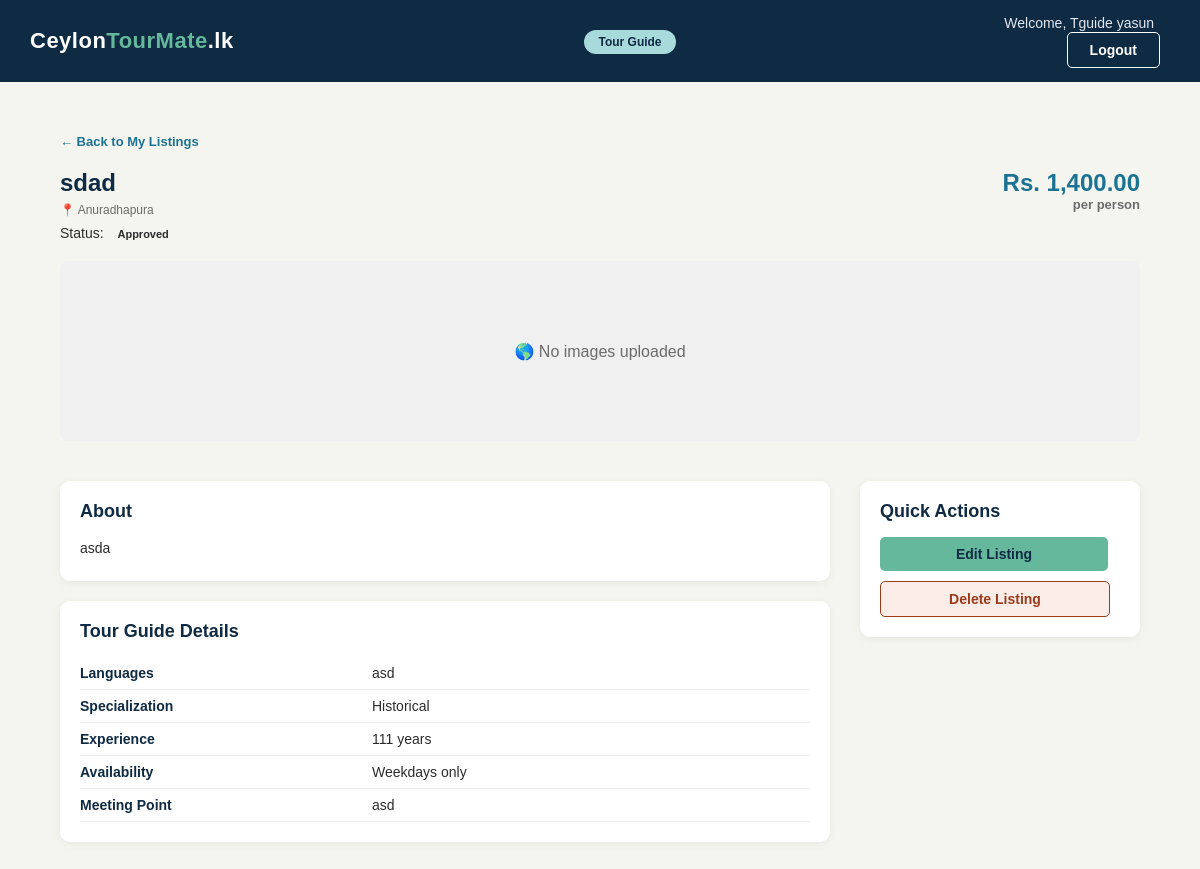
The page /tourguideviewlisting.php?id=3 (signed in) on the database its author committed.
### tables this page shows
CREATE TABLE `tourguide_listings` (
  `id` int(11) NOT NULL,
  `listing_id` int(11) DEFAULT NULL,
  `languages` varchar(255) DEFAULT NULL,
  `specialization` varchar(255) DEFAULT NULL,
  `experience_years` int(11) DEFAULT NULL,
  `availability` varchar(255) DEFAULT NULL
);

CREATE TABLE `listings` (
  `id` int(11) NOT NULL,
  `user_id` int(11) DEFAULT NULL,
  `title` varchar(255) DEFAULT NULL,
  `description` text DEFAULT NULL,
  `location` varchar(255) DEFAULT NULL,
  `city` varchar(100) DEFAULT NULL,
  `price` decimal(10,2) DEFAULT NULL,
  `status` enum('pending','approved','rejected') DEFAULT 'pending',
  `type` enum('tour_guide','shop','hotel','experience') DEFAULT NULL,
  `created_at` timestamp NOT NULL DEFAULT current_timestamp()
);

### tourguideviewlisting.php (the view, shortened to what this page needs)
<?php
$listingId = $_GET['id'];
$userId    = $_SESSION['user_id'];
$conn      = DBconnection::getInstance()->getConnection();
$sql  = "SELECT l.*, tl.languages, tl.specialization, tl.experience_years, tl.availability
          FROM listings l
          JOIN tourguide_listings tl ON l.id = tl.listing_id
          WHERE l.id = ? AND l.user_id = ?";
$stmt = $conn->prepare($sql);
$stmt->bind_param("ii", $listingId, $userId);
$stmt->execute();
$listing = $stmt->get_result()->fetch_assoc();
$images = ListingImage::getImagesByListing($listingId);
?>
<!DOCTYPE html>
<html lang="en">
<head>
    <link rel="stylesheet" type="text/css" href="style.css">
</head>
<body>
<div class="navbar">
    <table>
        <tr>
            <td class="logo-cell">
                <a href="tourguidedashboard.php"><span class="logo-text">Ceylon<span>TourMate</span>.lk</span></a>
            </td>
            <td class="nav-links-cell">
                <span class="partner-badge tourguide-badge">Tour Guide</span>
            </td>
            <td class="nav-buttons-cell">
                <span class="admin-welcome">Welcome, <?php echo $_SESSION['firstname']; ?></span>
                <a href="logout.php"><button class="btn btn-login">Logout</button></a>
            </td>
        </tr>
    </table>
</div>
<div class="admin-section">
    <a href="tourguidemanagelistings.php" class="back-link">&larr; Back to My Listings</a>
    <div class="listing-detail-header">
        <div>
            <h2 class="admin-page-title"><?php echo $listing['title']; ?></h2>
            <p class="listing-card-location">&#128205; <?php echo $listing['city']; ?></p>
            <p style="font-size:14px; margin-top:8px;">
                Status: <span class="status-badge status-<?php echo $listing['status']; ?>">
                    <?php echo ucfirst($listing['status']); ?>
                </span>
            </p>
        </div>
        <div class="listing-detail-price">
            <span>Rs. <?php echo number_format($listing['price'], 2); ?></span>
            <span style="font-size:13px; color:#6b6b6b;">per person</span>
        </div>
    </div>
    <div class="listing-images-row">
        <?php if(empty($images)) { ?>
            <div class="listing-img-placeholder">&#127758; No images uploaded</div>
        <?php } else { ?>
            <?php foreach($images as $image) { ?>
                <img src="<?php echo $image['image_path']; ?>" class="listing-detail-img" alt="listing image">
            <?php } ?>
        <?php } ?>
    </div>
    <div class="listing-detail-layout">
        <div class="listing-detail-main">
            <div class="listing-detail-section">
                <h3 class="admin-subsection-title">About</h3>
                <p style="font-size:14px; color:#2b2b2b; line-height:1.7;"><?php echo $listing['description']; ?></p>
            </div>
            <div class="listing-detail-section">
                <h3 class="admin-subsection-title">Tour Guide Details</h3>
                <table class="detail-table">
                    <tr><td>Languages</td><td><?php echo $listing['languages']; ?></td></tr>
                    <tr><td>Specialization</td><td><?php echo $listing['specialization']; ?></td></tr>
                    <tr><td>Experience</td><td><?php echo $listing['experience_years']; ?> years</td></tr>
                    <tr><td>Availability</td><td><?php echo $listing['availability']; ?></td></tr>
                    <tr><td>Meeting Point</td><td><?php echo $listing['location']; ?></td></tr>
                </table>
            </div>
        </div>
        <div class="listing-detail-sidebar">
            <div class="sidebar-card">
                <h3 class="admin-subsection-title">Quick Actions</h3>
                <div style="display:flex; flex-direction:column; gap:10px;">
                    <a href="tourguideeditlisting.php?id=<?php echo $listing['id']; ?>"
                       class="btn btn-primary" style="text-align:center;">Edit Listing</a>
                    <a href="tourguideDeletelistingbackend.php?id=<?php echo $listing['id']; ?>"
                       class="btn btn-login"
                       onclick="return confirm('Are you sure you want to delete this listing?')"
                       style="text-align:center; background-color:#faece7; color:#993c1d; border-color:#993c1d;">Delete Listing</a>
                </div>
            </div>
        </div>
    </div>
</div>
</body>
</html>

### style.css (style rules this page uses)
* { margin: 0; padding: 0; box-sizing: border-box; }
body { font-family: Arial, Helvetica, sans-serif; background-color: #f5f5f0; color: #2b2b2b; }
a { text-decoration: none; color: inherit; }
.navbar { background-color: #0f2a43; width: 100%; }
.navbar table { width: 100%; border-collapse: collapse; }
.navbar td { padding: 14px 30px; vertical-align: middle; }
.logo-cell { width: 30%; }
.logo-text { color: #ffffff; font-size: 22px; font-weight: bold; letter-spacing: 0.5px; }
.logo-text span { color: #65b89c; }
.nav-links-cell { width: 45%; text-align: center; }
.nav-buttons-cell { width: 30%; text-align: right; }
.btn { display: inline-block; padding: 9px 22px; border-radius: 5px; font-size: 14px; font-weight: bold; cursor: pointer; border: none; }
.btn-login { background-color: transparent; color: #ffffff; border: 1px solid #ffffff; margin-right: 10px; }
.btn-primary { background-color: #65b89c; color: #0f2a43; margin-right: 12px; }
.admin-welcome { color: #e2e8f0; font-size: 14px; margin-right: 16px; }
.admin-section { padding: 50px 60px; max-width: 1300px; margin: 0 auto; }
.admin-page-title { font-size: 24px; color: #0f2a43; margin-bottom: 6px; }
.back-link { display: inline-block; font-size: 13px; color: #1c7293; font-weight: bold; margin-bottom: 20px; }
.admin-subsection-title { font-size: 18px; color: #0f2a43; margin-bottom: 15px; }
.status-badge { padding: 3px 10px; border-radius: 20px; font-size: 11px; font-weight: bold; }
.partner-badge { background-color: #f0c040; color: #0f2a43; font-size: 12px; font-weight: bold; padding: 5px 14px; border-radius: 20px; }
.tourguide-badge { background-color: #a8dadc; color: #0f2a43; }
.listing-card-location { font-size: 12px; color: #6b6b6b; margin-bottom: 8px; }
.listing-detail-header { display: flex; justify-content: space-between; align-items: flex-start; margin-bottom: 20px; flex-wrap: wrap; gap: 15px; }
.listing-detail-price { display: flex; flex-direction: column; align-items: flex-end; font-size: 24px; font-weight: bold; color: #1c7293; }
.listing-images-row { display: flex; gap: 12px; overflow-x: auto; margin-bottom: 30px; padding-bottom: 10px; scrollbar-width: thin; scrollbar-color: #1c7293 #f0f0f0; scroll-behavior: smooth; -webkit-overflow-scrolling: touch; }
.listing-img-placeholder { width: 100%; height: 180px; background-color: #f0f0f0; border-radius: 8px; display: flex; align-items: center; justify-content: center; font-size: 16px; color: #6b6b6b; }
.listing-detail-layout { display: flex; gap: 30px; align-items: flex-start; }
.listing-detail-main { flex: 1; }
.listing-detail-sidebar { width: 280px; min-width: 280px; }
.listing-detail-section { background-color: #ffffff; border-radius: 10px; padding: 20px; box-shadow: 0 2px 8px rgba(0,0,0,0.06); margin-bottom: 20px; }
.detail-table { width: 100%; border-collapse: collapse; font-size: 14px; }
.detail-table td { padding: 8px 0; border-bottom: 1px solid #f0f0f0; color: #2b2b2b; }
.detail-table td:first-child { font-weight: bold; color: #0f2a43; width: 40%; }
.sidebar-card { background-color: #ffffff; border-radius: 10px; padding: 20px; box-shadow: 0 2px 8px rgba(0,0,0,0.06); }

### rows shown on the page
tourguide_listings: listing.title "sdad", listing.city "Anuradhapura", listing.status "Approved", listing.price "1,400.00", listing.description "asda", languages "asd", specialization "Historical", experience_years "111", availability "Weekdays only", listing.location "asd"

### other values the page prints
$_SESSION['firstname'] "Tguide yasun"
